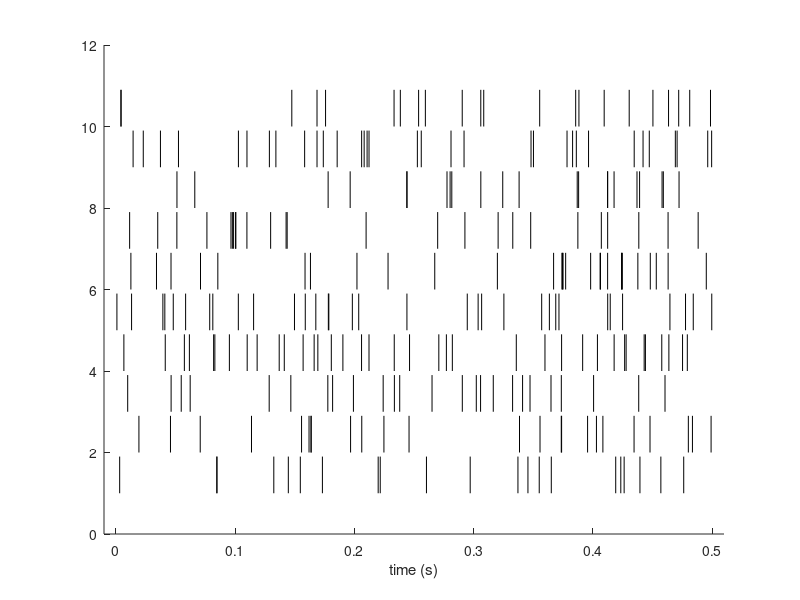

Source code (MATLAB):
%
%  Gabbiani & Cox, Mathematics for Neuroscientists, 2nd ed
%

h_f = figure; 
h_a = axes;

m_t = 20e-3; %in sec

for i = 1:10
    t_exp = exprnd(m_t*ones(1,50));
    t_vect = cumsum(t_exp);
    i_vect = find(t_vect < 0.5); %plot 500 ms
    t_plot = t_vect(i_vect);

    line([t_plot; t_plot],[i i+0.9]'*ones(size(t_plot)),'Parent',h_a,'Color','k');
end;

axes(h_a);
set(h_a,'XLim',[-0.01 0.51],'XTick',[0 0.1 0.2 0.3 0.4 0.5]);
xlabel('time (s)');
